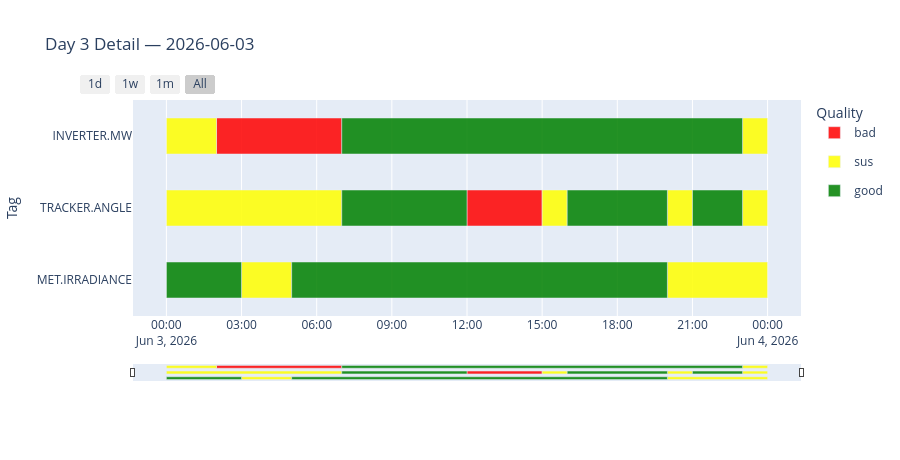

The notebook cell saved with this chart:
### Markdown cell above
### Zoom: single day with the most anomalies

### Code cell
# Day 3 (2026-06-03) covers: tracker stuck anomaly start + irradiance events
fig_day = result.plot(
    title='Day 3 Detail — 2026-06-03',
    start='2026-06-03',
    end='2026-06-03T23:00:00+00:00',
)
fig_day.show()

### Figure 1 — Plotly figure (JSON) as saved in the notebook; plotly's stock layout.template omitted (floating-point values rounded to 4 significant figures)
{"data": [{"base": ["2026-06-03T02:00:00+00:00"], "hoverinfo": "text", "hovertext": "<b>INVERTER.MW</b><br>Quality: bad<br>Start: 2026-06-03 02:00:00+00:00<br>End: 2026-06-03 07:00:00+00:00<br>Duration: 5h", "legendgroup": "bad", "marker": {"color": "#FF0000"}, "name": "bad", "offsetgroup": "bad", "opacity": 0.85, "orientation": "h", "showlegend": true, "type": "bar", "width": 0.5, "x": [18000000], "y": ["INVERTER.MW"]}, {"base": ["2026-06-03T12:00:00+00:00"], "hoverinfo": "text", "hovertext": "<b>TRACKER.ANGLE</b><br>Quality: bad<br>Start: 2026-06-03 12:00:00+00:00<br>End: 2026-06-03 15:00:00+00:00<br>Duration: 3h", "legendgroup": "bad", "marker": {"color": "#FF0000"}, "name": "bad", "offsetgroup": "bad", "opacity": 0.85, "orientation": "h", "showlegend": false, "type": "bar", "width": 0.5, "x": [10800000], "y": ["TRACKER.ANGLE"]}, {"base": ["2026-06-03T00:00:00+00:00"], "hoverinfo": "text", "hovertext": "<b>INVERTER.MW</b><br>Quality: sus<br>Start: 2026-06-03 00:00:00+00:00<br>End: 2026-06-03 02:00:00+00:00<br>Duration: 2h", "legendgroup": "sus", "marker": {"color": "#FFFF00"}, "name": "sus", "offsetgroup": "sus", "opacity": 0.85, "orientation": "h", "showlegend": true, "type": "bar", "width": 0.5, "x": [7200000], "y": ["INVERTER.MW"]}, {"base": ["2026-06-03T23:00:00+00:00"], "hoverinfo": "text", "hovertext": "<b>INVERTER.MW</b><br>Quality: sus<br>Start: 2026-06-03 23:00:00+00:00<br>End: 2026-06-04 00:00:00+00:00<br>Duration: 1h", "legendgroup": "sus", "marker": {"color": "#FFFF00"}, "name": "sus", "offsetgroup": "sus", "opacity": 0.85, "orientation": "h", "showlegend": false, "type": "bar", "width": 0.5, "x": [3600000], "y": ["INVERTER.MW"]}, {"base": ["2026-06-03T03:00:00+00:00"], "hoverinfo": "text", "hovertext": "<b>MET.IRRADIANCE</b><br>Quality: sus<br>Start: 2026-06-03 03:00:00+00:00<br>End: 2026-06-03 05:00:00+00:00<br>Duration: 2h", "legendgroup": "sus", "marker": {"color": "#FFFF00"}, "name": "sus", "offsetgroup": "sus", "opacity": 0.85, "orientation": "h", "showlegend": false, "type": "bar", "width": 0.5, "x": [7200000], "y": ["MET.IRRADIANCE"]}, {"base": ["2026-06-03T20:00:00+00:00"], "hoverinfo": "text", "hovertext": "<b>MET.IRRADIANCE</b><br>Quality: sus<br>Start: 2026-06-03 20:00:00+00:00<br>End: 2026-06-04 00:00:00+00:00<br>Duration: 4h", "legendgroup": "sus", "marker": {"color": "#FFFF00"}, "name": "sus", "offsetgroup": "sus", "opacity": 0.85, "orientation": "h", "showlegend": false, "type": "bar", "width": 0.5, "x": [14400000], "y": ["MET.IRRADIANCE"]}, {"base": ["2026-06-03T00:00:00+00:00"], "hoverinfo": "text", "hovertext": "<b>TRACKER.ANGLE</b><br>Quality: sus<br>Start: 2026-06-03 00:00:00+00:00<br>End: 2026-06-03 07:00:00+00:00<br>Duration: 7h", "legendgroup": "sus", "marker": {"color": "#FFFF00"}, "name": "sus", "offsetgroup": "sus", "opacity": 0.85, "orientation": "h", "showlegend": false, "type": "bar", "width": 0.5, "x": [25200000], "y": ["TRACKER.ANGLE"]}, {"base": ["2026-06-03T15:00:00+00:00"], "hoverinfo": "text", "hovertext": "<b>TRACKER.ANGLE</b><br>Quality: sus<br>Start: 2026-06-03 15:00:00+00:00<br>End: 2026-06-03 16:00:00+00:00<br>Duration: 1h", "legendgroup": "sus", "marker": {"color": "#FFFF00"}, "name": "sus", "offsetgroup": "sus", "opacity": 0.85, "orientation": "h", "showlegend": false, "type": "bar", "width": 0.5, "x": [3600000], "y": ["TRACKER.ANGLE"]}, {"base": ["2026-06-03T20:00:00+00:00"], "hoverinfo": "text", "hovertext": "<b>TRACKER.ANGLE</b><br>Quality: sus<br>Start: 2026-06-03 20:00:00+00:00<br>End: 2026-06-03 21:00:00+00:00<br>Duration: 1h", "legendgroup": "sus", "marker": {"color": "#FFFF00"}, "name": "sus", "offsetgroup": "sus", "opacity": 0.85, "orientation": "h", "showlegend": false, "type": "bar", "width": 0.5, "x": [3600000], "y": ["TRACKER.ANGLE"]}, {"base": ["2026-06-03T23:00:00+00:00"], "hoverinfo": "text", "hovertext": "<b>TRACKER.ANGLE</b><br>Quality: sus<br>Start: 2026-06-03 23:00:00+00:00<br>End: 2026-06-04 00:00:00+00:00<br>Duration: 1h", "legendgroup": "sus", "marker": {"color": "#FFFF00"}, "name": "sus", "offsetgroup": "sus", "opacity": 0.85, "orientation": "h", "showlegend": false, "type": "bar", "width": 0.5, "x": [3600000], "y": ["TRACKER.ANGLE"]}, {"base": ["2026-06-03T07:00:00+00:00"], "hoverinfo": "text", "hovertext": "<b>INVERTER.MW</b><br>Quality: good<br>Start: 2026-06-03 07:00:00+00:00<br>End: 2026-06-03 23:00:00+00:00<br>Duration: 16h", "legendgroup": "good", "marker": {"color": "#008000"}, "name": "good", "offsetgroup": "good", "opacity": 0.85, "orientation": "h", "showlegend": true, "type": "bar", "width": 0.5, "x": [57600000], "y": ["INVERTER.MW"]}, {"base": ["2026-06-03T00:00:00+00:00"], "hoverinfo": "text", "hovertext": "<b>MET.IRRADIANCE</b><br>Quality: good<br>Start: 2026-06-03 00:00:00+00:00<br>End: 2026-06-03 03:00:00+00:00<br>Duration: 3h", "legendgroup": "good", "marker": {"color": "#008000"}, "name": "good", "offsetgroup": "good", "opacity": 0.85, "orientation": "h", "showlegend": false, "type": "bar", "width": 0.5, "x": [10800000], "y": ["MET.IRRADIANCE"]}, {"base": ["2026-06-03T05:00:00+00:00"], "hoverinfo": "text", "hovertext": "<b>MET.IRRADIANCE</b><br>Quality: good<br>Start: 2026-06-03 05:00:00+00:00<br>End: 2026-06-03 20:00:00+00:00<br>Duration: 15h", "legendgroup": "good", "marker": {"color": "#008000"}, "name": "good", "offsetgroup": "good", "opacity": 0.85, "orientation": "h", "showlegend": false, "type": "bar", "width": 0.5, "x": [54000000], "y": ["MET.IRRADIANCE"]}, {"base": ["2026-06-03T07:00:00+00:00"], "hoverinfo": "text", "hovertext": "<b>TRACKER.ANGLE</b><br>Quality: good<br>Start: 2026-06-03 07:00:00+00:00<br>End: 2026-06-03 12:00:00+00:00<br>Duration: 5h", "legendgroup": "good", "marker": {"color": "#008000"}, "name": "good", "offsetgroup": "good", "opacity": 0.85, "orientation": "h", "showlegend": false, "type": "bar", "width": 0.5, "x": [18000000], "y": ["TRACKER.ANGLE"]}, {"base": ["2026-06-03T16:00:00+00:00"], "hoverinfo": "text", "hovertext": "<b>TRACKER.ANGLE</b><br>Quality: good<br>Start: 2026-06-03 16:00:00+00:00<br>End: 2026-06-03 20:00:00+00:00<br>Duration: 4h", "legendgroup": "good", "marker": {"color": "#008000"}, "name": "good", "offsetgroup": "good", "opacity": 0.85, "orientation": "h", "showlegend": false, "type": "bar", "width": 0.5, "x": [14400000], "y": ["TRACKER.ANGLE"]}, {"base": ["2026-06-03T21:00:00+00:00"], "hoverinfo": "text", "hovertext": "<b>TRACKER.ANGLE</b><br>Quality: good<br>Start: 2026-06-03 21:00:00+00:00<br>End: 2026-06-03 23:00:00+00:00<br>Duration: 2h", "legendgroup": "good", "marker": {"color": "#008000"}, "name": "good", "offsetgroup": "good", "opacity": 0.85, "orientation": "h", "showlegend": false, "type": "bar", "width": 0.5, "x": [7200000], "y": ["TRACKER.ANGLE"]}], "layout": {"barmode": "overlay", "height": 460, "legend": {"title": {"text": "Quality"}}, "showlegend": true, "title": {"text": "Day 3 Detail — 2026-06-03"}, "xaxis": {"rangeselector": {"activecolor": "#cccccc", "bgcolor": "#f0f0f0", "buttons": [{"count": 1, "label": "1d", "step": "day", "stepmode": "backward"}, {"count": 7, "label": "1w", "step": "day", "stepmode": "backward"}, {"count": 1, "label": "1m", "step": "month", "stepmode": "backward"}, {"label": "All", "step": "all"}]}, "rangeslider": {"thickness": 0.06, "visible": true}, "type": "date"}, "yaxis": {"categoryarray": ["MET.IRRADIANCE", "TRACKER.ANGLE", "INVERTER.MW"], "categoryorder": "array", "title": {"text": "Tag"}}}}
